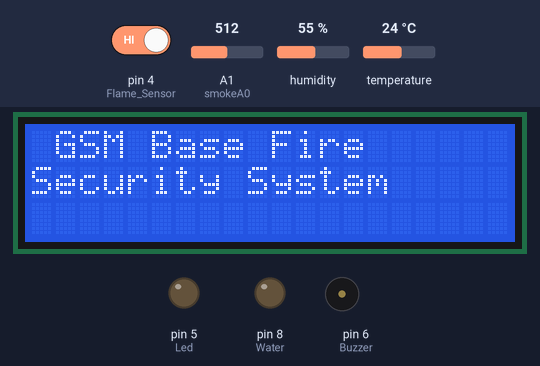
The sketch below on a simulated Arduino Uno, built with avr-gcc and run on an emulated ATmega328P. Parts: 20×3 character LCD, output pins drawn as LEDs (lit = HIGH), buzzer (waves = sounding). The test bench sets the inputs (shaded band); at power-on: pin 4 (Flame_Sensor) HIGH, A1 (smokeA0) = 512, humidity 55 %, temperature 24 °C. The modem accepts every AT command (registered, SIM ready, sends succeed) and sends nothing else; what the sketch prints to the serial monitor is not drawn.

Above: at 0.2 s.
At 4.8 s:
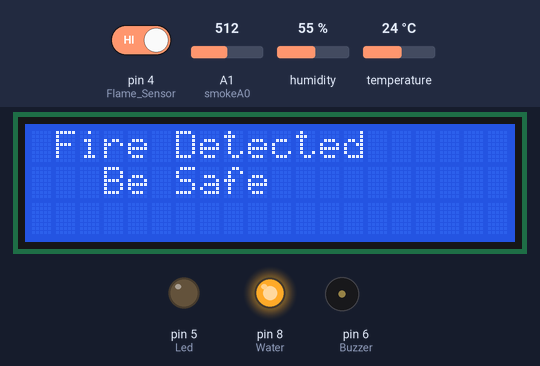
At 8.0 s:
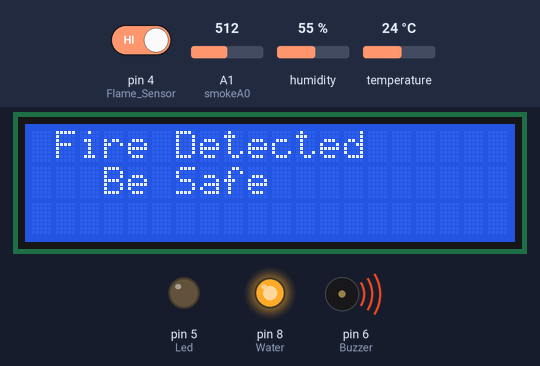
Timing chart, 0 to 130.0 s (numbered marks = the images above):
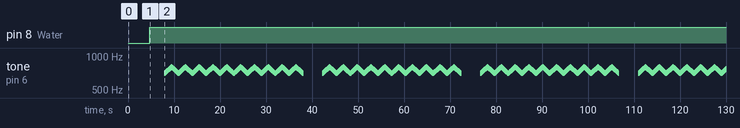

The sketch:

test_1.ino
```cpp
// Techatronic.com
 #include <Wire.h>
 #include <dht.h>
 #include <LiquidCrystal_I2C.h>
 #define dht_apin A0
 #include <SoftwareSerial.h>
 SoftwareSerial mySerial(9, 10);//tx, rx


void SendMessage();

 LiquidCrystal_I2C lcd(0x27,20,3);
  int val = 0 ;
  int temp=0,i=0;
  char str[15];
  dht DHT;
  int smokeA0 = A1;
  int sensorThres = 230;
 void setup()
 {
    mySerial.begin(9600); // Setting the baud rate of GSM Module
    Serial.begin(9600);  // Setting the baud rate of Serial Monitor (Arduino)
    DHT.read11(dht_apin);
    pinMode(smokeA0, INPUT);
    lcd.init();
    lcd.backlight();
    pinMode(4,INPUT);  // Flame Sensor
    pinMode(5,OUTPUT); // Led
    pinMode(6,OUTPUT); // Buzzer
    pinMode(8,OUTPUT); // Water
    lcd.setCursor(0,0);
    lcd.print(" GSM Base Fire     ");
    lcd.setCursor(0,1);
    lcd.print("Security System ");
    delay(2000);
    lcd.clear();
    Serial.println("AT+CNMI=2,2,0,0,0");
    delay(500);
    Serial.println("AT+CMGF=1");
    delay(1000);
 }
 void loop()
 {
  int analogSensor = (analogRead(smokeA0));

  if(temp==1)
  {
   temp=0;
   i=0;
   delay(1000);
  }
   val = digitalRead(4); // pir sensor output pin connected
   Serial.println(analogSensor);
   //Serial.println(val); // see the value in serial mpnitor in Arduino IDE
   delay(100);
  if(val == 0 || analogSensor > sensorThres )
   {
   Serial.print("\r");
   delay(1000);
   Serial.print("AT+CMGF=1\r");
   lcd.clear();
   lcd.setCursor(0,0);
   digitalWrite( 8,HIGH);
   lcd.print(" Fire Detected     ");
   lcd.setCursor(0,1);
   lcd.print("   Be Safe    ");
   SendMessage();
   for(int i=0;i<10;i++)
   {
    siren();
    noTone(6);
    }
   /*Replace XXXXXXXXXX to 10 digit mobile number & ZZ to 2 digit country code*/

 }
 else
  {
     digitalWrite( 5,LOW); // led
     digitalWrite( 6,LOW); // Buzzer
     digitalWrite( 8,LOW); // Water
     DHT.read11(dht_apin);
     lcd.setCursor(0,0);
     lcd.print("      FIRE NOT    ");
     lcd.setCursor(0,1);
     lcd.print("      DETECTED   ");
     lcd.setCursor(0,2);
     lcd.print(" Humidity : ");
     lcd.print(DHT.humidity);
     lcd.print(" %");
     lcd.setCursor(0,3);
     lcd.print(" Temp     : ");
     lcd.print(DHT.temperature);
     lcd.print(" ");
     lcd.print(char(223));
     lcd.print("C");
  }
  }
 void siren()
 {
   for(i=700;i<800;i++){   // for police siren
  tone(6,i);
  delay(15);
  }
  for(i=800;i>700;i--){
  tone(6,i);
  delay(15);
  }
 }

 void SendMessage()
{
Serial.println("Sending Message Detected");
mySerial.println("AT+CMGF=1"); //Sets the GSM Module in Text Mode
delay(1000); // Delay of 1000 milli seconds or 1 second
mySerial.println("AT+CMGS=\"+94776203223\"\r"); // Replace x with mobile number +94
delay(1000);
mySerial.println("Fire detected");// The SMS text you want to send
delay(100);
mySerial.println((char)26);// ASCII code of CTRL+Z
delay(1000);
}
```

Measured:
- by itself, pin 8 (Water): LOW → HIGH at 4.7 s
- by itself, tone on pin 6 (Buzzer): plays 700 Hz for 0.02 s, 701 Hz for 0.02 s, 702 Hz for 0.02 s, 703 Hz for 0.02 s, 704 Hz for 0.02 s, 705 Hz for 0.02 s … (7270 notes in this stretch)
